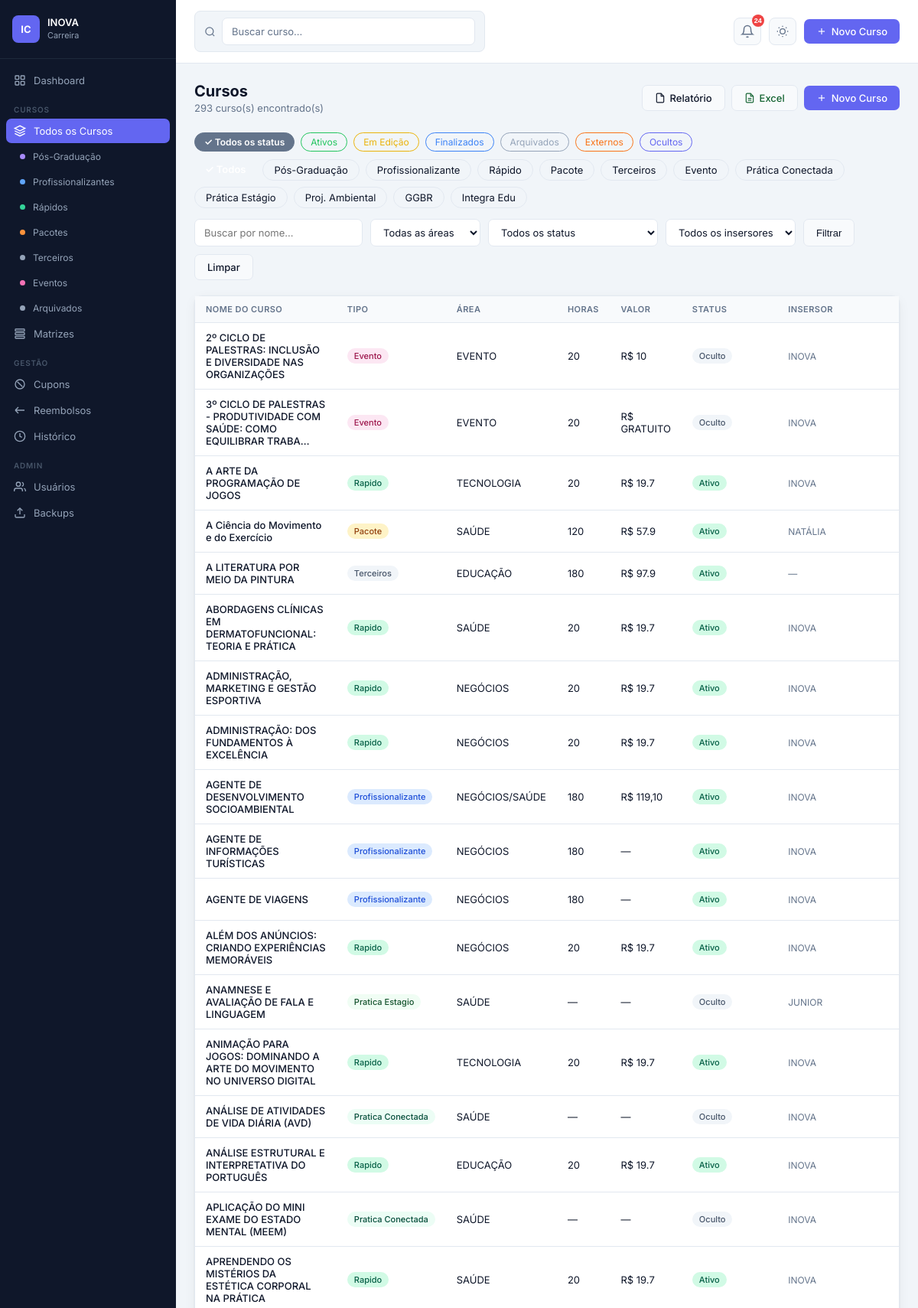
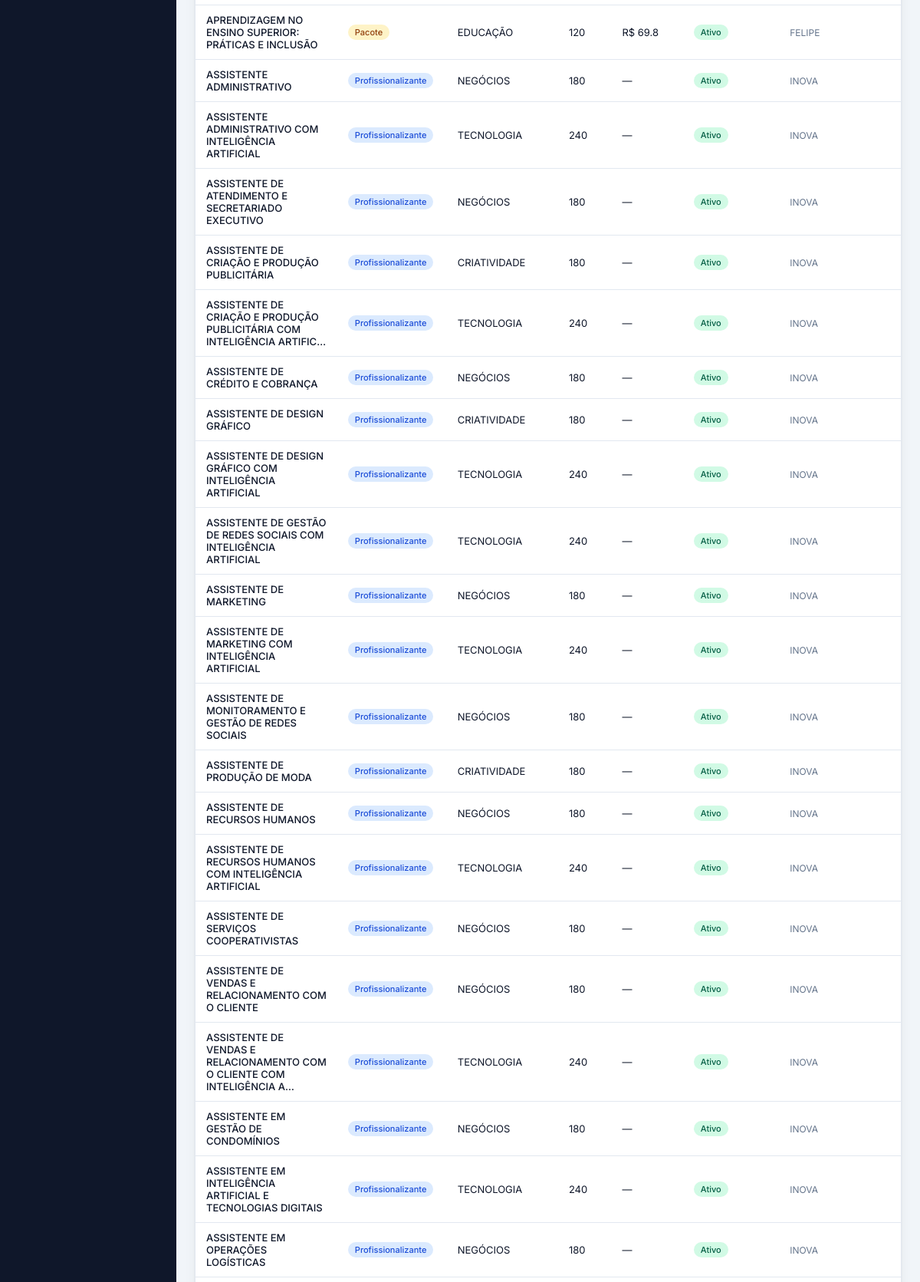
The app's page /cursos (signed in, upper part) with its own data (2 pictures, top to bottom).
### app.py (models this page shows)
class Course(db.Model):
    id            = db.Column(db.Integer, primary_key=True)
    nome          = db.Column(db.String(300), nullable=False)
    tipo          = db.Column(db.String(50))   # pos, profissionalizante, rapido, pacote, terceiros, evento, pratica, projeto
    area          = db.Column(db.String(100))
    horas         = db.Column(db.String(20))
    meses         = db.Column(db.String(20))
    valor         = db.Column(db.String(50))
    link_venda    = db.Column(db.Text)
    descricao     = db.Column(db.Text)
    link_imagem   = db.Column(db.Text)
    insersor      = db.Column(db.Text)  # pode ser comma-separated para múltiplos insersores
    obs           = db.Column(db.Text)
    status        = db.Column(db.String(30), default='ativo')  # ativo, descontinuado, em_edicao, oculto
    cupom         = db.Column(db.String(100))
    dono          = db.Column(db.Text)        # para cursos terceiros
    ano           = db.Column(db.String(10))  # ano de criação/edição do curso
    extra_data    = db.Column(db.Text)        # JSON com dados extras (matriz, disciplinas, etc.)
    created_at    = db.Column(db.DateTime, default=datetime.utcnow)
    updated_at    = db.Column(db.DateTime, default=datetime.utcnow, onupdate=datetime.utcnow)
    created_by    = db.Column(db.Integer, db.ForeignKey('user.id'))

### app.py (the view)
@app.route('/cursos')
@login_required
def cursos():
    tipo     = request.args.get('tipo','')
    area     = request.args.get('area','')
    status   = request.args.get('status','')
    busca    = request.args.get('q','')
    insersor = request.args.get('insersor','')
    lista = _build_cursos_query(tipo, area, status, busca, insersor)
    areas  = AREAS_VALIDAS
    insersores = [u.username for u in User.query.order_by(User.username).all()]
    return render_template('cursos.html', cursos=lista, areas=areas, insersores=insersores,
                           filtro_tipo=tipo, filtro_area=area, filtro_status=status,
                           filtro_insersor=insersor, busca=busca)

### app.py (called while the page is built, shortened)
def login_required(f):
    @wraps(f)
    def decorated(*args, **kwargs):
        if 'user_id' not in session:
            return redirect(url_for('login'))
        return f(*args, **kwargs)
    return decorated

@app.context_processor
def inject_now():
    return {'now': datetime.now}

def _build_cursos_query(tipo, area, status, busca, insersor):
    from sqlalchemy import or_ as sql_or, func as sql_func
    q = Course.query
    if tipo:     q = q.filter_by(tipo=tipo)
    if area:     q = q.filter_by(area=area)
    if status:   q = q.filter_by(status=status)
    if busca:    q = q.filter(Course.nome.ilike(f'%{busca}%'))
    return q.order_by(Course.nome).all()

    def can_manage_cupons(self):
        if self.role == 'admin': return True
        if self._p().get('block_cupons'): return False
        return self.role == 'editor' or self._p().get('cupons_gerenciar', False)

    def can_manage_reembolsos(self):
        if self.role == 'admin': return True
        if self._p().get('block_reembolsos'): return False
        return self.role == 'editor' or self._p().get('reembolsos_gerenciar', False)

    def can_view_historico(self):
        if self.role == 'admin': return True
        if self._p().get('block_historico'): return False
        return self.role == 'editor' or self._p().get('historico_ver', False)

### templates/cursos.html (shortened to what this page needs)
{% extends 'base.html' %}
{% block content %}
<div class="page">
  <div class="page-header">
    <div>
      <div class="page-title">Cursos</div>
      <div class="page-subtitle">{{ cursos|length }} curso(s) encontrado(s)</div>
    </div>
    <div style="display:flex;gap:8px;align-items:center">
      <a href="{{ url_for('cursos_relatorio', tipo=filtro_tipo, area=filtro_area, status=filtro_status, q=busca, insersor=filtro_insersor) }}"
         target="_blank" class="btn btn-secondary" title="Relatório imprimível">
        <svg viewBox="0 0 24 24" style="width:14px;height:14px;fill:none;stroke:currentColor;stroke-width:2"><path d="M14 2H6a2 2 0 0 0-2 2v16a2 2 0 0 0 2 2h12a2 2 0 0 0 2-2V8z"/><polyline points="14 2 14 8 20 8"/></svg>
        Relatório
      </a>
      <a href="{{ url_for('cursos_exportar_excel', tipo=filtro_tipo, area=filtro_area, status=filtro_status, q=busca, insersor=filtro_insersor) }}"
         class="btn btn-secondary" style="color:#166534" title="Exportar Excel">
        <svg viewBox="0 0 24 24" style="width:14px;height:14px;fill:none;stroke:currentColor;stroke-width:2"><path d="M14 2H6a2 2 0 0 0-2 2v16a2 2 0 0 0 2 2h12a2 2 0 0 0 2-2V8z"/><polyline points="14 2 14 8 20 8"/><line x1="8" y1="13" x2="16" y2="13"/><line x1="8" y1="17" x2="16" y2="17"/></svg>
        Excel
      </a>
      {% if session.role in ['admin','editor'] %}
      <a href="{{ url_for('curso_novo') }}" class="btn btn-primary">
        <svg viewBox="0 0 24 24"><line x1="12" y1="5" x2="12" y2="19"/><line x1="5" y1="12" x2="19" y2="12"/></svg>
        Novo Curso
      </a>
      {% endif %}
    </div>
  </div>
  <div style="display:flex;flex-wrap:wrap;gap:8px;margin-bottom:10px">
    {% for s,label,cor in [('','Todos os status','#64748b'),('ativo','Ativos','#22c55e'),('em_edicao','Em Edição','#eab308'),('finalizado','Finalizados','#3b82f6'),('descontinuado','Arquivados','#94a3b8'),('externo','Externos','#f97316'),('oculto','Ocultos','#6366f1')] %}
    {% set sativo = (filtro_status == s) %}
    <a href="{{ url_for('cursos', tipo=filtro_tipo, area=filtro_area, status=s, q=busca) }}"
       style="padding:4px 12px;border-radius:20px;font-size:12px;font-weight:{% if sativo %}600{% else %}400{% endif %};
              text-decoration:none;border:1.5px solid {{ cor }};
              background:{% if sativo %}{{ cor }}{% else %}transparent{% endif %};
              color:{% if sativo %}#fff{% else %}{{ cor }}{% endif %}">
      {% if sativo %}&#10003;&nbsp;{% endif %}{{ label }}
    </a>
    {% endfor %}
  </div>
  <div style="display:flex;flex-wrap:wrap;gap:8px;margin-bottom:14px">
    {% for t in [('','Todos'),('pos','Pós-Graduação'),('profissionalizante','Profissionalizante'),('rapido','Rápido'),('pacote','Pacote'),('terceiros','Terceiros'),('evento','Evento'),('pratica_conectada','Prática Conectada'),('pratica_estagio','Prática Estágio'),('projeto_ambiental','Proj. Ambiental'),('ggbr','GGBR'),('integra_edu','Integra Edu')] %}
    {% set ativo = (filtro_tipo == t[0]) %}
    <a href="{{ url_for('cursos', tipo=t[0], area=filtro_area, status=filtro_status, q=busca) }}"
       style="padding:5px 14px;border-radius:20px;font-size:13px;font-weight:{% if ativo %}600{% else %}400{% endif %};
              text-decoration:none;border:1.5px solid {% if ativo %}var(--accent){% else %}var(--border){% endif %};
              background:{% if ativo %}var(--accent){% else %}var(--card-bg){% endif %};
              color:{% if ativo %}#fff{% else %}var(--text){% endif %}">
      {% if ativo %}&#10003;&nbsp;{% endif %}{{ t[1] }}
    </a>
    {% endfor %}
  </div>
  <form method="GET" class="filters">
    <input type="text" name="q" value="{{ busca }}" placeholder="Buscar por nome..." class="filter-select" style="width:220px">
    <select name="area" class="filter-select" onchange="this.form.submit()">
      <option value="">Todas as áreas</option>
    </select>
    <select name="status" class="filter-select" onchange="this.form.submit()">
      <option value="">Todos os status</option>
    </select>
    <select name="insersor" class="filter-select" onchange="this.form.submit()">
      <option value="">Todos os insersores</option>
    </select>
    <button type="submit" class="btn btn-secondary">Filtrar</button>
    <a href="{{ url_for('cursos') }}" class="btn btn-secondary">Limpar</a>
  </form>
  <div class="card">
    <div class="table-wrapper">
      <table>
        <thead>
          <tr>
            <th>Nome do Curso</th>
            <th>Tipo</th>
            <th>Área</th>
            <th>Horas</th>
            <th>Valor</th>
            <th>Status</th>
            <th>Insersor</th>
          </tr>
        </thead>
        <tbody>
          {% for c in cursos %}
          <tr>
            <td class="td-name">
              <a href="{{ url_for('curso_detalhe', id=c.id) }}" style="color:var(--text);text-decoration:none;font-weight:500">
                {{ c.nome[:70] }}{% if c.nome|length > 70 %}…{% endif %}
              </a>
            </td>
            <td><span class="badge badge-{{ c.tipo }}">{{ c.tipo|replace('_',' ')|title }}</span></td>
            <td>{{ c.area or '—' }}</td>
            <td>{{ c.horas or '—' }}</td>
            <td>{% if c.valor and c.valor not in ['-','','None'] %}R$ {{ c.valor }}{% else %}—{% endif %}</td>
            <td><span class="badge badge-{{ c.status }}">{{ c.status|replace('_',' ')|title }}</span></td>
            <td style="font-size:12px;color:var(--text-muted)">{{ c.insersor or '—' }}</td>
          </tr>
          {% else %}
          <tr><td colspan="9" style="text-align:center;color:var(--text-muted);padding:32px">Nenhum curso encontrado.</td></tr>
          {% endfor %}
        </tbody>
      </table>
    </div>
  </div>
</div>
{% endblock %}

### static/css/style.css (style rules this page uses)
:root { --bg: #f1f5f9; --surface: #ffffff; --surface-2: #f8fafc; --sidebar-bg: #0f172a; --sidebar-border: #1e293b; --sidebar-text: #94a3b8; --sidebar-hover: #1e293b; --primary: #6366f1; --primary-hover: #4f46e5; --success: #10b981; --warning: #f59e0b; --danger: #ef4444; --text: #0f172a; --text-muted: #64748b; --border: #e2e8f0; --radius: 10px; --shadow: 0 1px 3px rgba(0,0,0,.07), 0 4px 16px rgba(0,0,0,.05); --transition: .18s ease; }
*, *::before, *::after { box-sizing: border-box; margin: 0; padding: 0; }
body { font-family: 'Inter', sans-serif; background: var(--bg); color: var(--text); font-size: 14px; transition: background var(--transition), color var(--transition); }
.page { padding: 24px; }
.page-header { display: flex; align-items: center; justify-content: space-between; margin-bottom: 24px; flex-wrap: wrap; gap: 12px; }
.page-title { font-size: 20px; font-weight: 700; }
.page-subtitle { font-size: 13px; color: var(--text-muted); margin-top: 2px; }
.card { background: var(--surface); border-radius: var(--radius); box-shadow: var(--shadow); border: 1px solid var(--border); transition: background var(--transition), border-color var(--transition); }
.table-wrapper { overflow-x: auto; }
table { width: 100%; border-collapse: collapse; }
thead th { background: var(--surface-2); padding: 10px 14px; text-align: left; font-size: 11px; font-weight: 600; letter-spacing: .04em; text-transform: uppercase; color: var(--text-muted); border-bottom: 1px solid var(--border); transition: background var(--transition); }
tbody tr { border-bottom: 1px solid var(--border); transition: background var(--transition); }
td { padding: 11px 14px; font-size: 13px; vertical-align: middle; }
.td-name { font-weight: 500; max-width: 280px; }
.badge { display: inline-flex; align-items: center; padding: 3px 9px; border-radius: 20px; font-size: 11px; font-weight: 500; white-space: nowrap; }
.badge-profissionalizante { background: #dbeafe; color: #1d4ed8; }
.badge-rapido { background: #d1fae5; color: #065f46; }
.badge-pacote { background: #fef3c7; color: #92400e; }
.badge-terceiros { background: #f1f5f9; color: #475569; }
.badge-evento { background: #fce7f3; color: #9d174d; }
.badge-pratica_conectada { background: #ecfdf5; color: #064e3b; }
.badge-pratica_estagio { background: #f0fdf4; color: #14532d; }
.badge-ativo { background: #d1fae5; color: #065f46; }
.badge-oculto { background: #f1f5f9; color: #475569; }
.btn { display: inline-flex; align-items: center; gap: 6px; padding: 8px 16px; border-radius: 7px; border: none; cursor: pointer; font-size: 13px; font-weight: 500; text-decoration: none; transition: all var(--transition); white-space: nowrap; }
.btn svg { width: 14px; height: 14px; fill: none; stroke: currentColor; stroke-width: 2; }
.btn-primary { background: var(--primary); color: #fff; }
.btn-secondary { background: var(--surface-2); color: var(--text); border: 1px solid var(--border); }
.filters { display: flex; gap: 10px; flex-wrap: wrap; margin-bottom: 20px; }
.filter-select { padding: 7px 12px; border: 1px solid var(--border); border-radius: 7px; background: var(--surface); font-size: 13px; color: var(--text); outline: none; cursor: pointer; transition: border-color var(--transition), background var(--transition); }
input[type=text], input[type=password], input[type=number], input[type=date], input[type=url], select, textarea { padding: 9px 12px; border: 1px solid var(--border); border-radius: 7px; font-size: 13px; font-family: inherit; color: var(--text); outline: none; transition: border-color var(--transition), background var(--transition), color var(--transition); background: var(--surface); }

### records on screen
Course: nome "2º CICLO DE PALESTRAS: INCLUSÃO E DIVERSIDADE NAS ORGANIZAÇÕES", tipo "Evento", area "EVENTO", horas "20", valor "10", status "Oculto", insersor "INOVA"
Course: nome "3º CICLO DE PALESTRAS - PRODUTIVIDADE COM SAÚDE: COMO EQUILIBRAR TRABA", tipo "Evento", area "EVENTO", horas "20", valor "GRATUITO", status "Oculto", insersor "INOVA"
Course: nome "A ARTE DA PROGRAMAÇÃO DE JOGOS", tipo "Rapido", area "TECNOLOGIA", horas "20", valor "19.7", status "Ativo", insersor "INOVA"
Course: nome "A Ciência do Movimento e do Exercício", tipo "Pacote", area "SAÚDE", horas "120", valor "57.9", status "Ativo", insersor "NATÁLIA"
Course: nome "A LITERATURA POR MEIO DA PINTURA", tipo "Terceiros", area "EDUCAÇÃO", horas "180", valor "97.9", status "Ativo", insersor "—"
Course: nome "ABORDAGENS CLÍNICAS EM DERMATOFUNCIONAL: TEORIA E PRÁTICA", tipo "Rapido", area "SAÚDE", horas "20", valor "19.7", status "Ativo", insersor "INOVA"
Course: nome "ADMINISTRAÇÃO, MARKETING E GESTÃO ESPORTIVA", tipo "Rapido", area "NEGÓCIOS", horas "20", valor "19.7", status "Ativo", insersor "INOVA"
Course: nome "ADMINISTRAÇÃO: DOS FUNDAMENTOS À EXCELÊNCIA", tipo "Rapido", area "NEGÓCIOS", horas "20", valor "19.7", status "Ativo", insersor "INOVA"
Course: nome "AGENTE DE DESENVOLVIMENTO SOCIOAMBIENTAL", tipo "Profissionalizante", area "NEGÓCIOS/SAÚDE", horas "180", valor "119,10", status "Ativo", insersor "INOVA"
Course: nome "AGENTE DE INFORMAÇÕES TURÍSTICAS", tipo "Profissionalizante", area "NEGÓCIOS", horas "180", status "Ativo", insersor "INOVA"
Course: nome "AGENTE DE VIAGENS", tipo "Profissionalizante", area "NEGÓCIOS", horas "180", status "Ativo", insersor "INOVA"
Course: nome "ALÉM DOS ANÚNCIOS: CRIANDO EXPERIÊNCIAS MEMORÁVEIS", tipo "Rapido", area "NEGÓCIOS", horas "20", valor "19.7", status "Ativo", insersor "INOVA"
Course: nome "ANAMNESE E AVALIAÇÃO DE FALA E LINGUAGEM", tipo "Pratica Estagio", area "SAÚDE", horas "—", status "Oculto", insersor "JUNIOR"
Course: nome "ANIMAÇÃO PARA JOGOS: DOMINANDO A ARTE DO MOVIMENTO NO UNIVERSO DIGITAL", tipo "Rapido", area "TECNOLOGIA", horas "20", valor "19.7", status "Ativo", insersor "INOVA"
Course: nome "ANÁLISE DE ATIVIDADES DE VIDA DIÁRIA (AVD)", tipo "Pratica Conectada", area "SAÚDE", horas "—", status "Oculto", insersor "INOVA"
Course: nome "ANÁLISE ESTRUTURAL E INTERPRETATIVA DO PORTUGUÊS", tipo "Rapido", area "EDUCAÇÃO", horas "20", valor "19.7", status "Ativo", insersor "INOVA"
Course: nome "APLICAÇÃO DO MINI EXAME DO ESTADO MENTAL (MEEM)", tipo "Pratica Conectada", area "SAÚDE", horas "—", status "Oculto", insersor "INOVA"
Course: nome "APRENDENDO OS MISTÉRIOS DA ESTÉTICA CORPORAL NA PRÁTICA", tipo "Rapido", area "SAÚDE", horas "20", valor "19.7", status "Ativo", insersor "INOVA"
Course: nome "APRENDIZAGEM NO ENSINO SUPERIOR: PRÁTICAS E INCLUSÃO", tipo "Pacote", area "EDUCAÇÃO", horas "120", valor "69.8", status "Ativo", insersor "FELIPE"
Course: nome "ASSISTENTE ADMINISTRATIVO", tipo "Profissionalizante", area "NEGÓCIOS", horas "180", status "Ativo", insersor "INOVA"
Course: nome "ASSISTENTE ADMINISTRATIVO COM INTELIGÊNCIA ARTIFICIAL", tipo "Profissionalizante", area "TECNOLOGIA", horas "240", status "Ativo", insersor "INOVA"
Course: nome "ASSISTENTE DE ATENDIMENTO E SECRETARIADO EXECUTIVO", tipo "Profissionalizante", area "NEGÓCIOS", horas "180", status "Ativo", insersor "INOVA"
Course: nome "ASSISTENTE DE CRIAÇÃO E PRODUÇÃO PUBLICITÁRIA", tipo "Profissionalizante", area "CRIATIVIDADE", horas "180", status "Ativo", insersor "INOVA"
Course: nome "ASSISTENTE DE CRIAÇÃO E PRODUÇÃO PUBLICITÁRIA COM INTELIGÊNCIA ARTIFIC", tipo "Profissionalizante", area "TECNOLOGIA", horas "240", status "Ativo", insersor "INOVA"
Course: nome "ASSISTENTE DE CRÉDITO E COBRANÇA", tipo "Profissionalizante", area "NEGÓCIOS", horas "180", status "Ativo", insersor "INOVA"
Course: nome "ASSISTENTE DE DESIGN GRÁFICO", tipo "Profissionalizante", area "CRIATIVIDADE", horas "180", status "Ativo", insersor "INOVA"
Course: nome "ASSISTENTE DE DESIGN GRÁFICO COM INTELIGÊNCIA ARTIFICIAL", tipo "Profissionalizante", area "TECNOLOGIA", horas "240", status "Ativo", insersor "INOVA"
Course: nome "ASSISTENTE DE GESTÃO DE REDES SOCIAIS COM INTELIGÊNCIA ARTIFICIAL", tipo "Profissionalizante", area "TECNOLOGIA", horas "240", status "Ativo", insersor "INOVA"
Course: nome "ASSISTENTE DE MARKETING", tipo "Profissionalizante", area "NEGÓCIOS", horas "180", status "Ativo", insersor "INOVA"
Course: nome "ASSISTENTE DE MARKETING COM INTELIGÊNCIA ARTIFICIAL", tipo "Profissionalizante", area "TECNOLOGIA", horas "240", status "Ativo", insersor "INOVA"
Course: nome "ASSISTENTE DE MONITORAMENTO E GESTÃO DE REDES SOCIAIS", tipo "Profissionalizante", area "NEGÓCIOS", horas "180", status "Ativo", insersor "INOVA"
Course: nome "ASSISTENTE DE PRODUÇÃO DE MODA", tipo "Profissionalizante", area "CRIATIVIDADE", horas "180", status "Ativo", insersor "INOVA"
Course: nome "ASSISTENTE DE RECURSOS HUMANOS", tipo "Profissionalizante", area "NEGÓCIOS", horas "180", status "Ativo", insersor "INOVA"
Course: nome "ASSISTENTE DE RECURSOS HUMANOS COM INTELIGÊNCIA ARTIFICIAL", tipo "Profissionalizante", area "TECNOLOGIA", horas "240", status "Ativo", insersor "INOVA"
Course: nome "ASSISTENTE DE SERVIÇOS COOPERATIVISTAS", tipo "Profissionalizante", area "NEGÓCIOS", horas "180", status "Ativo", insersor "INOVA"
Course: nome "ASSISTENTE DE VENDAS E RELACIONAMENTO COM O CLIENTE", tipo "Profissionalizante", area "NEGÓCIOS", horas "180", status "Ativo", insersor "INOVA"
Course: nome "ASSISTENTE DE VENDAS E RELACIONAMENTO COM O CLIENTE COM INTELIGÊNCIA A", tipo "Profissionalizante", area "TECNOLOGIA", horas "240", status "Ativo", insersor "INOVA"
Course: nome "ASSISTENTE EM GESTÃO DE CONDOMÍNIOS", tipo "Profissionalizante", area "NEGÓCIOS", horas "180", status "Ativo", insersor "INOVA"
Course: nome "ASSISTENTE EM INTELIGÊNCIA ARTIFICIAL E TECNOLOGIAS DIGITAIS", tipo "Profissionalizante", area "TECNOLOGIA", horas "240", status "Ativo", insersor "INOVA"
Course: nome "ASSISTENTE EM OPERAÇÕES LOGÍSTICAS", tipo "Profissionalizante", area "NEGÓCIOS", horas "180", status "Ativo", insersor "INOVA"

### other values on screen
{{ total_badge if total_badge < 100 else '99+' }} "24"
{{ cursos|length }} "293"
{{ label }} "Todos os status" "Ativos" "Em Edição" "Finalizados" "Arquivados" "Externos" "Ocultos"
{{ t[1] }} "Pós-Graduação" "Profissionalizante" "Rápido" "Pacote" "Terceiros" "Evento" "Prática Conectada" "Prática Estágio" "Proj. Ambiental" "GGBR" "Integra Edu"
